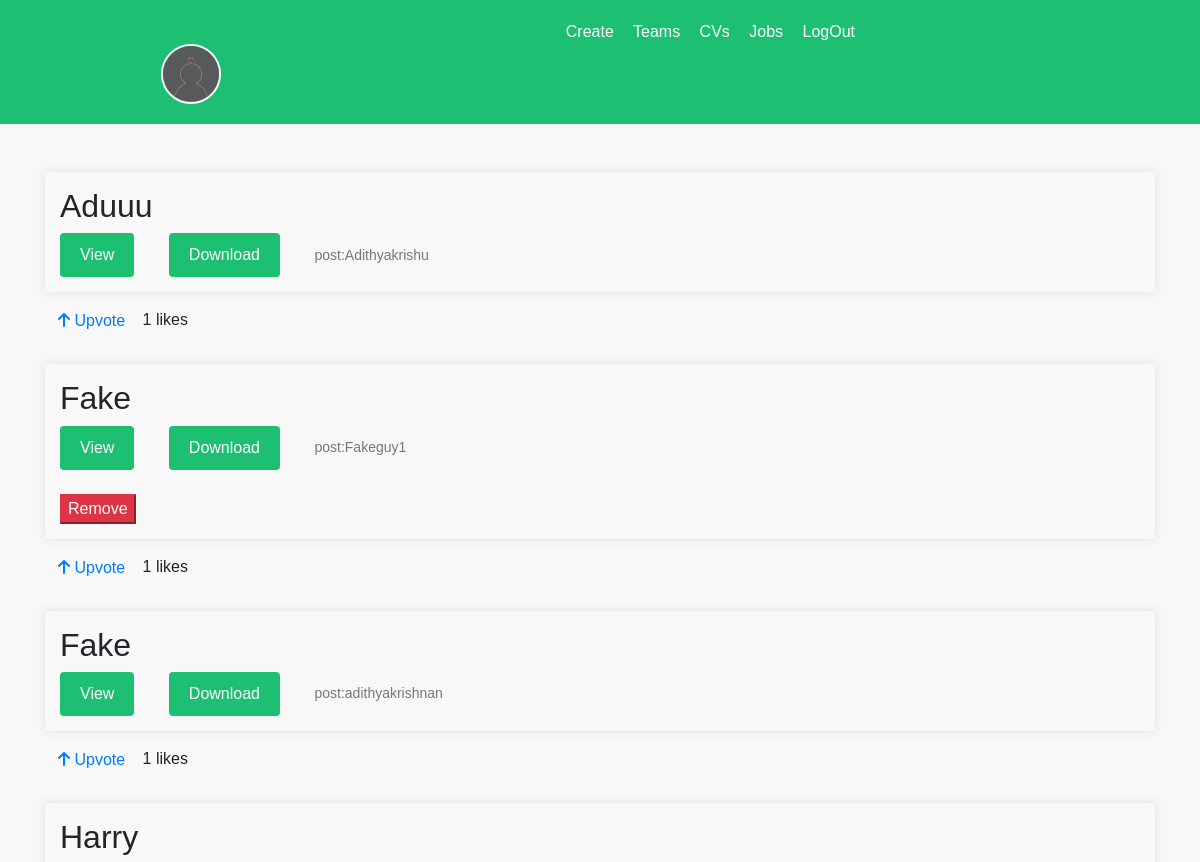
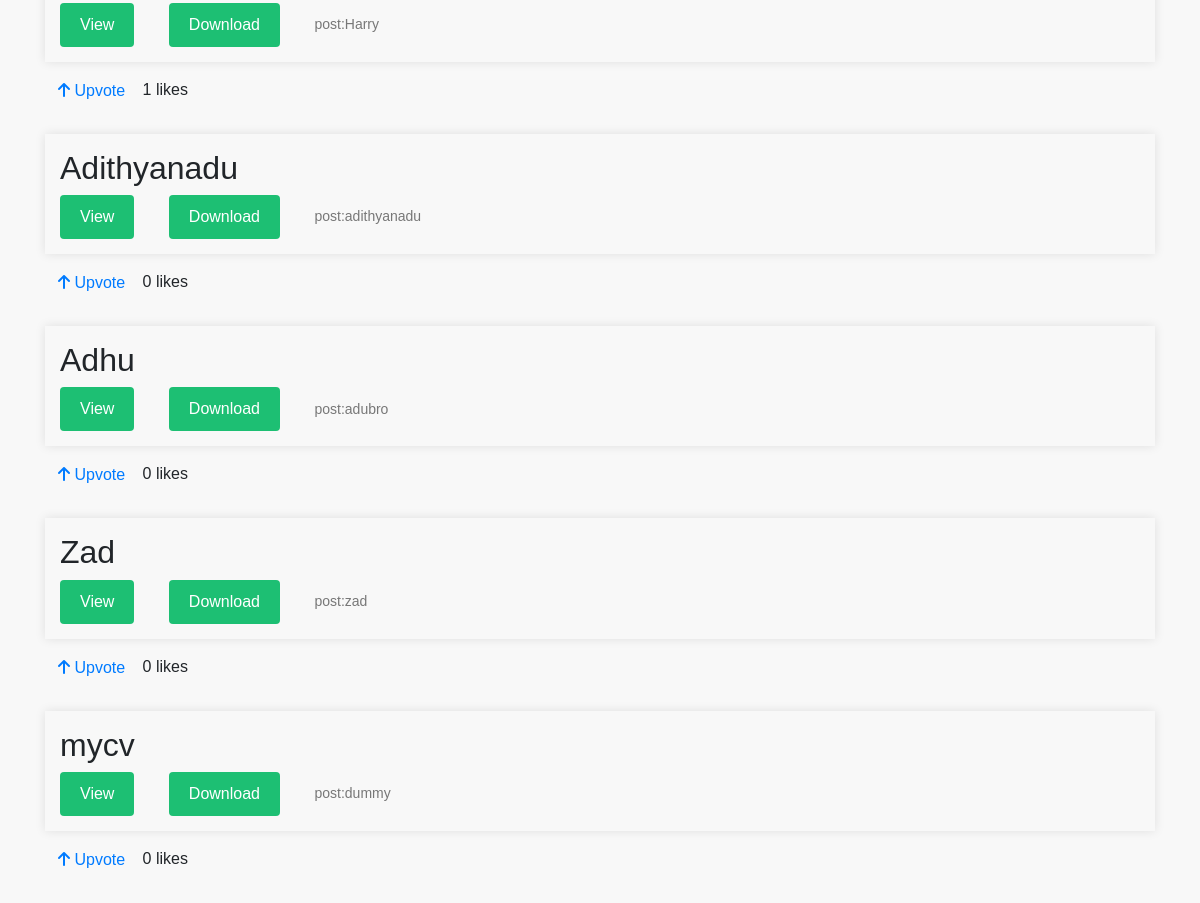
Screenshot of /list (signed in) with the database file from the repository (2 pictures, top to bottom).
### app/models.py (models this page shows, shortened)
class UserProfile(models.Model):
    user = models.OneToOneField(User, on_delete=models.CASCADE,related_name='userprofile')
    bio = models.TextField(blank=True)
    birthdate = models.DateField(null=True, blank=True)
    profile_picture = models.ImageField(upload_to='profile_pics/', null=True, blank=True,default='profilepic.jpg')

class Candidate(models.Model):
  user = models.ForeignKey(User,on_delete=models.CASCADE,related_name='user_candidate')
  name = models.CharField(max_length=200)
  email = models.CharField(max_length=200)
  phone = models.CharField(max_length=50)
  about = models.TextField(max_length=3000)
  skills = models.TextField(max_length=3000)
  degree = models.CharField(max_length=200)
  university = models.CharField(max_length=200)
  experience = models.TextField(max_length=2000)

class User(AbstractUser):
 sections = models.ManyToManyField(Section, related_name='members', blank=True)

### app/views.py (the view)
# urls.py: path('list',views.list,name='list'),
@login_required(login_url='login')
def list(request):
    if request.user.is_authenticated:
        user_profile = request.user.userprofile
    cvs = Candidate.objects.annotate(like_count=Count('like')).all().order_by('-id')
    return render(request,'app/listing.html',{'cvs': cvs,'user_profile': user_profile,'theuser': request.user,})

### app/templates/app/listing.html (shortened to what this page needs)
{% extends "app/layout.html" %}
{% load static %}
{% block body %}
  {% for mycv in cvs %}
  <div style="box-shadow: 0 0 10px rgba(0, 0, 0, 0.1); padding: 15px; margin-bottom: 10px;">
      <div>
        <h2>{{ mycv.name }}</h2>
      </div>
      <div>
        <a href="{% url 'cv' mycv.id %}" class="btn btn-success">View</a>
        <a href="{% url 'cvtopdf' mycv.id %}" class="btn btn-success" style="margin-left: 30px;">Download</a>
        <span style="color: #777; font-size: 14px; margin-left: 30px;">post:{{mycv.user}}</span>
        <br>
        {% if theuser == mycv.user %}
        <br>
        <form action="{% url 'edit' mycv.id %}" method='POST'>
            <button type='submit' class='btn-danger'>Remove</button>
            {% endif %}
    </form>
      </div>
    </div>
    <div>
        <form id="like-form-{{ mycv.id }}" method="post" action="{% url 'like-cv' mycv.id %}">
            <button class="btn btn-link like-button" data-cv-id="{{ mycv.id }}">
                {% if mycv.liked %}
                    <i class="fas fa-arrow-up"></i>
                {% else %}
                    <i class="fas fa-arrow-up"></i>
                {% endif %}Upvote
            </button>
            <span class="like-count"> {{mycv.like_count}}</span> likes
        </form>
    </div>
    <br>
  {% endfor %}
</div>
{% endblock %}

### app/templates/app/layout.html (shortened to what this page needs)
{% load static %}
<!DOCTYPE html>
<html lang="en">
<head>
    <link rel="stylesheet" href="https://stackpath.bootstrapcdn.com/bootstrap/4.4.1/css/bootstrap.min.css">
    <link rel="stylesheet" href="https://code.jquery.com/ui/1.12.1/themes/base/jquery-ui.css">
    <link href="{% static 'app/styles.css' %}" rel="stylesheet">
    <link rel="stylesheet" href="https://cdnjs.cloudflare.com/ajax/libs/font-awesome/6.3.0/css/all.min.css">
</head>
<body>
    {% if not ispdf %}
    <div class="custom-navbar">
        <div class="container">
            <div class="row">
                <div class="col-12 col-md-9 text-right">
                    {% if user.is_authenticated %}
                        <a href="{% url 'create' %}">Create</a>
                        <a href="{% url 'section_list' %}">Teams</a>
                        <a href="{% url 'list' %}">CVs</a>
                        <a href="{% url 'jobfromlink' %}">Jobs</a>
                        <a href="{% url 'logout' %}">LogOut</a>
                        <div class="col-12 col-md-3">
                            <a href="{% url "profile" %}">
                                <img src="{{ user_profile.profile_picture.url }}" class="profile-image">
                            </a>
                        </div>
                    {% else %}
                        <a href="{% url 'login' %}">Log In</a>
                        <a href="{% url 'register' %}">Sign Up</a>
                    {% endif %}
                </div>
            </div>
        </div>
    </div>
    {% endif %}
    <div class="container mt-4 mt-md-5">
        {% block body %}
        {% endblock %}
</body>
</html>

### app/static/app/styles.css (style rules this page uses)
body { background-color: #f8f8f8; font-family: Arial, sans-serif; margin: 0; padding: 0; }
.custom-navbar { background-color: #1dbf73; color: white; padding: 20px; }
.custom-navbar a { color: white; margin-right: 15px; text-decoration: none; }
.profile-image { width: 60px; height: 60px; border-radius: 50%; object-fit: cover; border: 2px solid white; }
.btn-success { background: #1dbf73; color: white; border: none; border-radius: 4px; padding: 10px 20px; cursor: pointer; }

### rows the page displays
UserProfile: profile_picture (picture)
Candidate: name "Aduuu", user "Adithyakrishu", like_count "1"
Candidate: name "Fake", user "Fakeguy1", shows "Remove", like_count "1"
Candidate: name "Fake", user "adithyakrishnan", like_count "1"
Candidate: name "Harry", user "Harry", like_count "1"
Candidate: name "Adithyanadu", user "adithyanadu", like_count "0"
Candidate: name "Adhu", user "adubro", like_count "0"
Candidate: name "Zad", user "zad", like_count "0"
Candidate: name "mycv", user "dummy", like_count "0"
